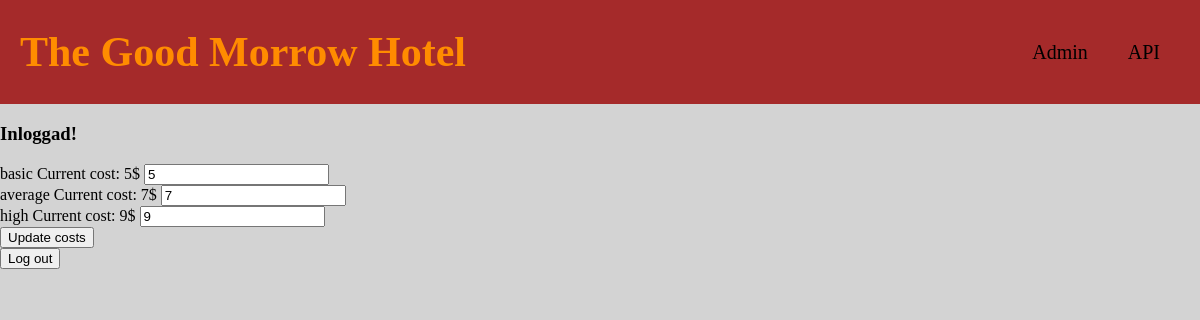
/admin.php (signed in), run on an earlier commit of the app's database.
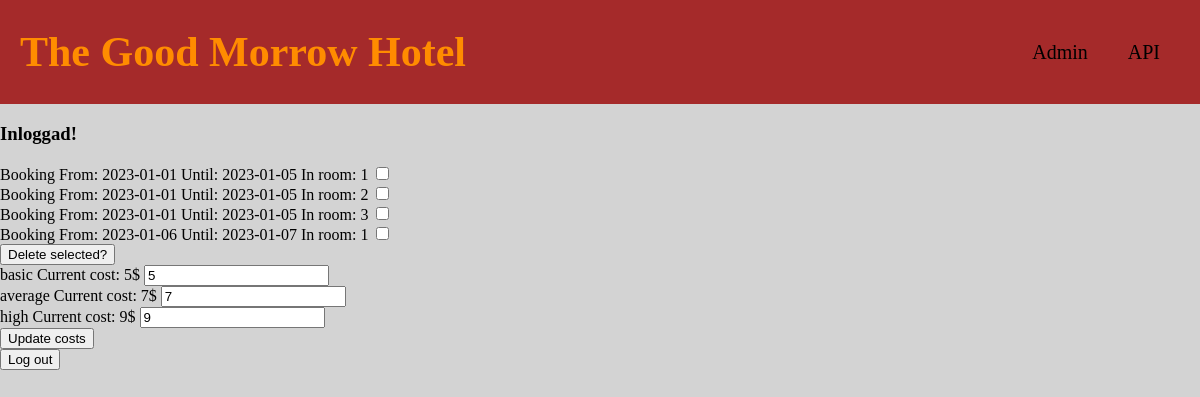
And on a later commit of the database.
### tables this page shows
CREATE TABLE bookings (
    id INTEGER primary key AUTOINCREMENT,
    room_number INTEGER,
    arrival_date DATE,
    departure_date DATE,
    name VARCHAR(30),
    comment VARCHAR(100)
    );

### code/hotelVariables.php (called while the page is built, shortened)
<?php
$adress = "http://www.garagehider.com/good-morrow";
$data = json_decode(file_get_contents(__DIR__ . "/hotelVariables.json"), true);
$rooms = $data["rooms"];

### admin.php (the view, shortened to what this page needs)
<?php
require "code/hotelFunctions.php";
require "code/hotelVariables.php";
$loggedIn = false;
if (isset($_SESSION["loggedIn"]) === true) $loggedIn = true;
if ($loggedIn === true) {
    $db = connect("hotels.db");
}
if ($loggedIn === true) {
    $statement = $db->prepare("SELECT * FROM bookings");
    $statement->execute();
    $bookings = $statement->fetchAll(PDO::FETCH_ASSOC);
}
?>
<!DOCTYPE html>
<html lang="en">
<head>
    <link rel="stylesheet" href="css/header.css">
    <link rel="stylesheet" href="css/style.css">
</head>
<body>
    <?php require "./header.php"; ?>
    <?php if ($loggedIn != true) : ?>
        <form method="post" action="">
            <label for="user">User</label>
            <input type="text" name="user">
            <label for="apiKey">API Key</label>
            <input type="text" name="apiKey">
            <button type="submit">Login</button>
        </form>
    <?php else : ?>
        <form method="post" action="">
            <h3>Inloggad!</h3>
            <?php $i = 0;
            foreach ($bookings as $booking) : $i++; ?>
                <label for="booking">Booking From: <?= $booking["arrival_date"] ?> Until: <?= $booking["departure_date"] ?> In room: <?= $booking["room_number"] ?></label>
                <input type="checkbox" name="<?= $booking['id'] ?>" value="delete">
                <br>
            <?php endforeach;
            if ($i > 0) : ?>
                <button type="submit">Delete selected?</button>
            <?php endif ?>
        </form>
        <form method="post" action="">
            <?php foreach ($rooms as $roomType => $room) : ?>
                <?= $roomType ?> Current cost: <?= $room["cost"] ?>$
                <input type="number" name="<?= $roomType ?>NewCost" value=<?= $room["cost"] ?>>
                <br>
            <?php endforeach ?>
            <button type="submit">Update costs</button>
        </form>
        <form method="post" action="">
            <button type="submit" name="logOut" value="logOut">Log out</button>
        </form>
    <?php endif ?>
</body>
</html>

### header.php
<header>
    <a href="<?= $adress ?>">
        <h1>The Good Morrow Hotel</h1>
    </a>
    <nav>
        <a href="<?= $adress ?>/admin.php ">Admin</a>
        <a href="<?= $adress ?>/api/bookings.php ">API</a>
    </nav>
</header>

### css/header.css (style rules this page uses)
a { all: unset; }
header { display: flex; justify-content: space-between; background-color: brown; align-items: center; }
h1 { margin-left: 20px; font-size: 42px; color: darkorange; }
nav { display: flex; margin-right: 20px; }
nav a { margin: 20px; font-size: 20px; }

### css/style.css (style rules this page uses)
body { background-color: lightgrey; }
body { margin: 0; }
* { box-sizing: border-box; }

What changed in the data, as far as the page shows it:
added bookings: arrival_date "2023-01-01", departure_date "2023-01-05", room_number "1"
added bookings: arrival_date "2023-01-01", departure_date "2023-01-05", room_number "2"
added bookings: arrival_date "2023-01-01", departure_date "2023-01-05", room_number "3"
added bookings: arrival_date "2023-01-06", departure_date "2023-01-07", room_number "1"
Also different on the page:
text now shown: "Delete selected?"
